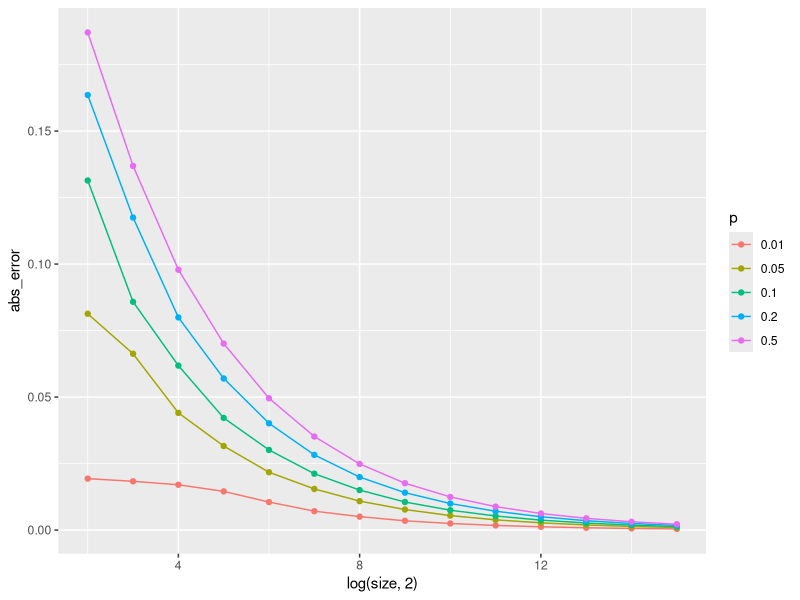
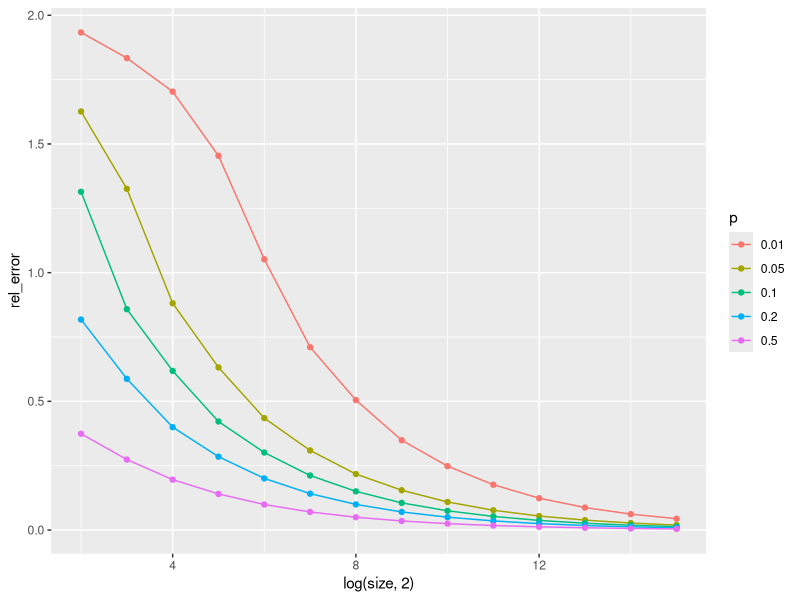

R code for these plots, in order:
## ---- chunk 1
knitr::opts_chunk$set(echo = TRUE)
## ---- chunk 2
library(tidyverse)
library(ggplot2)
## ---- chunk 3
# generate testing result
set.seed(1)
test_size <- 100000
size <- NA
for(i in 2:15) {
  size[i-1] <- 2**i
}
prob <- c(0.01,0.05,0.1,0.2,0.5)
data <- data.frame(matrix(NA,70,4))
colnames(data) <- c("size","p", "abs_error", "rel_error")
count <- 1
for(i in 1:14) {
  for(j in 1:5) {
    data[count,1] <- size[i]
    data[count,2] <- prob[j]
    temp <- rbinom(test_size,size[i],prob[j])
    data[count, 3] <- mean(abs(temp/size[i] - prob[j]))
    data[count, 4] <- data[count,3]/prob[j]
    count <- count + 1;
  }
}

data$p <- factor(data$p)
## ---- chunk 4
(g1 <- ggplot(data, aes(x=log(size,2),y=abs_error, factor=p)) + geom_line(aes(color=p)) + geom_point(aes(color=p)))
## ---- chunk 5
(g2 <- ggplot(data, aes(x=log(size,2),y=rel_error, factor=p)) + geom_line(aes(color=p)) + geom_point(aes(color=p)))
